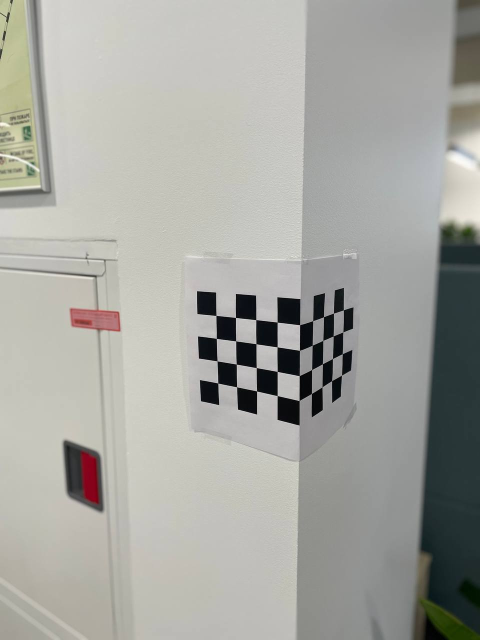
#> input picture 1. Camera calibration/assets/image.jpg, 960 x 1280 px (shown at 1/2 size)
$ jupyter execute template.ipynb   (shell and % lines are left out)
#> lines starting #> are read from the running program, lines starting #| are printed output that depends on the picture
[cell 1]
import cv2
import numpy as np
import matplotlib.pyplot as plt

# Калибровка камеры по одному кадру.

ЗАДАНИЕ: по заданным парам точек $x_i$ на изображении и $X_i$ в пространстве
необходимо найти оценку матрицы перспективной камеры $\mathbf{M}$,
т.е. решить PnP задачу (см лекцию 1).

Алгоритм должен включать следующие этапы:
1. Инициализация матрицы камеры $\mathbf{M}$ методом DLT, БЕЗ Ransac.
2. Уточнение матрицы камеры $\mathbf{M}$ методом градиентной оптимизации
ошибки репроекции вида:
$$\mathcal{L}(x_i, X_i) = \sum\| \mathbf{M}X_i - x_i \|^2$$
3. Факторизация матрицы $\mathbf{M}$ на внешние и внутренние параметры.

[cell 2]
image_path = 'assets/image.jpg'
corners_path = 'assets/corners.txt'
coords_path = 'assets/coords.txt'

[cell 3]
x3d = np.loadtxt(coords_path)
x2d = np.loadtxt(corners_path)

img = cv2.imread(image_path)
#> img is the input picture: shape (1280, 960, 3); mean B, G, R 160.6, 166.2, 165.7
h, w, _ = img.shape
#> h = 1280; w = 960
img = cv2.cvtColor(img, cv2.COLOR_BGR2RGB)
plt.imshow(img)
for x in x2d:
    plt.scatter(*x, s=10)

img.shape
#> Out = (1280, 960, 3)
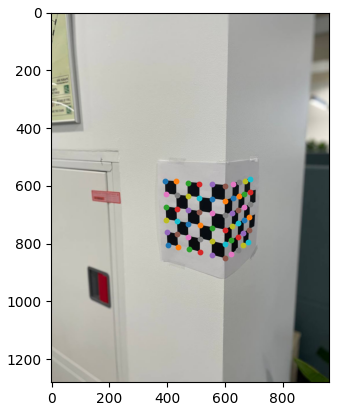
#> figure drawn by matplotlib, 1 panel

Ожидаемый результат:<br/>

[cell 4]
def to_homo(x):
    return np.concatenate([x, np.ones(x.shape[0])[..., None]], axis=1)

def to_cartesian(x):
    return (x / x[..., -1:])[..., :-1]

def geometric_distance(x, y):
    return np.sum((x-y)**2)

## Шаг 1. DLT инициализация матрицы камеры
Линейная оценка матрицы камеры может быть получена из решения линейного уравнения вида (см лекция 1):
$$\Large A \cdot \vec{m}^T = 0$$

[cell 5]
def build_system(x3d, x2d):
    # input: x3d - world points
    #        x2d - pixel coords
    # ouptut: A - [2n, 12] matrix
    n = x3d.shape[0]
    A = np.zeros((2 * n) *  12).reshape((2 * n, 12))

    for i in range(n):
        X, Y, Z, _ = x3d[i]
        x, y, _ = x2d[i]

        A[2 * i]     = [X, Y, Z, 1, 0, 0, 0, 0, -x * X, -x * Y, -x * Z, -x]
        A[2 * i + 1] = [0, 0, 0, 0, X, Y, Z, 1, -y * X, -y * Y, -y * Z, -y]

    return A

def solve_system(A):
    # input: A - matrix
    # output: solution for Am = 0
    U, S, Vt = np.linalg.svd(A)
    v = Vt[-1]

    return v

[cell 6]
A = build_system(to_homo(x3d), to_homo(x2d))
M = solve_system(A).reshape(3,4)

`cross-check:0` (5 баллов)

[cell 7]
coarse = geometric_distance(x2d, to_cartesian((M@to_homo(x3d).T).T))
assert coarse < 50

[cell 8]
print(coarse)

### Шаг 2. Уточнение матрицы градиентным методом

Для уточнения матрицы $\mathbf{M}$ используем градиентный метод оптимизации: Levenberg-Marquardt algorithm.
Рекомендуется использовать его имплементацию из пакета scipy.

** попробуйте разные виды остатков

[cell 9]
from scipy.optimize import least_squares

def loss_func(v0, x3d, x2d):
    M0 = v0.reshape(3, 4)
    proj = (M0 @ to_homo(x3d).T).T
    proj = proj / proj[:, -1][:, np.newaxis]
    proj = proj[:, :2]
    residuals = proj - x2d
    #print(residuals)
    return residuals.flatten()

def refine(DLT_M, x3d, x2d):
    # input: DLT_M - coarse estimate
    # (optional) x2d, x3d
    # output: refined solution for M
    v0 = DLT_M.flatten()
    res = least_squares(loss_func, v0, args=(x3d, x2d), method='lm')
    refined_v = res.x
    return refined_v.reshape(3, 4)

[cell 10]
M = refine(M, x3d, x2d)

`cross-check:1` (2 балла)

[cell 11]
fine = geometric_distance(x2d, to_cartesian((M@to_homo(x3d).T).T))
assert fine < coarse

[cell 12]
print(fine)

### Шаг 3. Факторизация матрицы камеры
На этом этапе необходимо получить внешиние и внутренние параметры камеры вида:
$$\mathbf{M} = \mathbf{K} \big[\mathbf{R} | \mathbf{t}\big]$$

$\mathbf{K}$ - верхнетреугольная матрица с положительными числами

$\mathbf{R}$ - ортогональная матрица с положительным детерминантом

$t$ - вектор из трех чисел

[cell 13]
def factorize(M):
    # input: M
    # output: K, R, t
    pass


def factorize(M):
    A = M[:, :3]
    b = M[:, 3]

    K, R =  np.linalg.qr(np.flipud(A).T)
    R = np.flipud(R.T)
    K = np.flipud(K.T)

    T = np.diag(np.sign(np.diag(K)))
    K = K @ T
    R = T @ R

    # Если детерминант R отрицательный, меняем знаки
    if np.linalg.det(R) < 0:
        R = -R
        K = -K

    # Вычисляем вектор трансляции
    t = np.linalg.inv(K) @ b

    return K / K[2][2], R, t


import numpy as np

def factorize(M):
    A = M[:, :3]
    b = M[:, 3]

    # Для получения RQ-разложения нужно перевернуть матрицу A по вертикали и горизонтали.
    A_flipped = np.flipud(np.fliplr(A))

    # Выполняем QR-разложение транспонированной перевёрнутой матрицы
    Q, R = np.linalg.qr(A_flipped.T)

    # Восстанавливаем матрицы, возвращая транспонирование и перевороты по горизонтали и вертикали:
    R = np.flipud(np.fliplr(R.T))
    Q = np.flipud(np.fliplr(Q.T))

    # Здесь R будет верхнетреугольной матрицей, которая соответствует нашей K,
    # а Q — ортогональной матрицей, которая соответствует R.
    K = R
    R = Q

    # Корректируем знаки диагональных элементов K, чтобы они были положительными.
    T = np.diag(np.sign(np.diag(K)))
    K = K @ T
    R = T @ R

    # Если детерминант матрицы R отрицательный, меняем знаки (требуется для корректной ориентации)
    if np.linalg.det(R) < 0:
        R = -R
        K = -K

    # Вычисляем вектор трансляции: t = K⁻¹ * b
    t = np.linalg.inv(K) @ b

    # Нормируем K так, чтобы K[2,2] был равен 1
    return K / K[2, 2], R, t

[cell 14]
K, R, t = factorize(M)
print(f"{K = }")
print(f"{R = }")
print(f"{t = }")

`cross-check:2` (3 балла)

[cell 15]
assert np.isclose(K[2,2], 1)
assert np.isclose(np.linalg.det(R), 1)
assert np.abs(K[0,2] - 960 / 2) < 30
assert np.abs(K[1,2] - 1280 / 2) < 30
assert (K[0, 0] > 1000) & (K[1, 1] > 1000)

[cell 16]
def make_grid(M):
    x3d = [[0, i, k] for i in range(10) for k in range(-5, 10)] + [[i, 0, k] for i in range(10) for k in range(-5, 10)]
    x3d = np.array(x3d)

    x2d = to_cartesian((M@to_homo(x3d).T).T)

    plt.subplots(figsize=(10, 10))
    plt.imshow(img)
    plt.scatter(x2d[..., 0], x2d[..., 1], s=20, color='green', marker='x')

[cell 17]
make_grid(M)
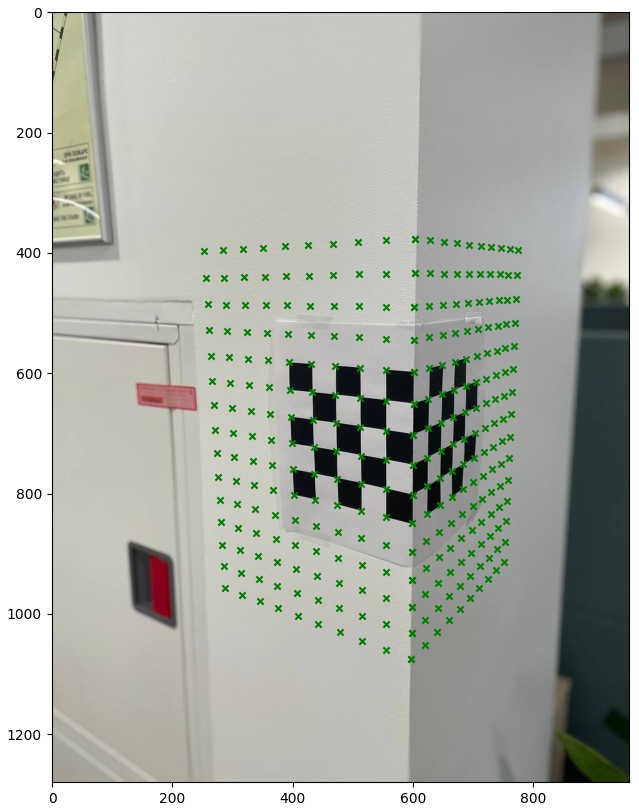
#> figure drawn by matplotlib, 1 panel
